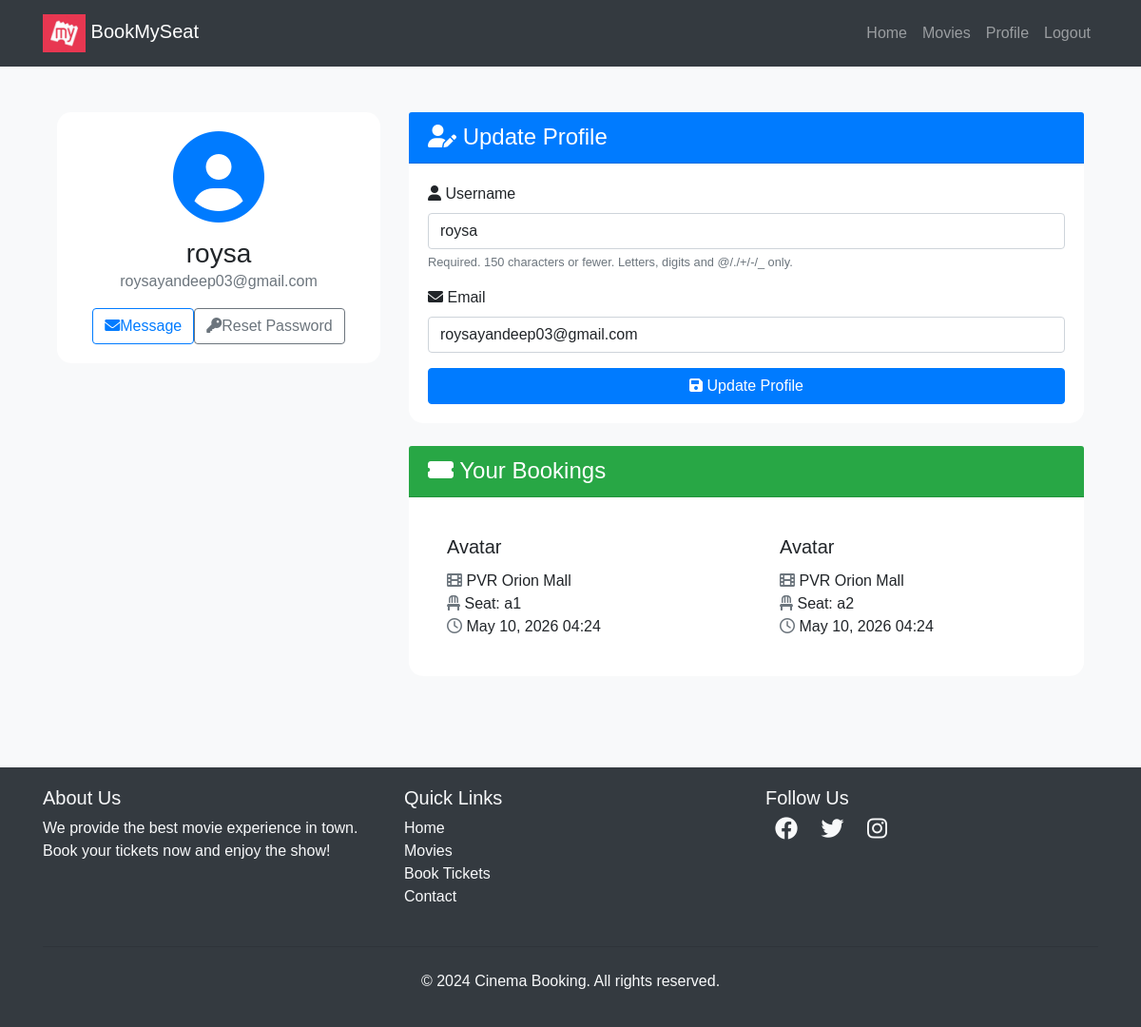
The page /users/profile/ (signed in) on the database its author committed.
### bookmyseat/movies/models.py (models this page shows, shortened)
class Booking(models.Model):
    user=models.ForeignKey(User,on_delete=models.CASCADE)
    seat=models.OneToOneField(Seat,on_delete=models.CASCADE)
    movie=models.ForeignKey(Movie,on_delete=models.CASCADE)
    theater=models.ForeignKey(Theater,on_delete=models.CASCADE)
    booked_at=models.DateTimeField(auto_now_add=True)

class Movie(models.Model):
    name= models.CharField(max_length=255)
    image= models.ImageField(upload_to="movies/")
    rating = models.DecimalField(max_digits=3,decimal_places=1)
    cast= models.TextField()
    description= models.TextField(blank=True,null=True) # optional

class Theater(models.Model):
    name = models.CharField(max_length=255)
    movie = models.ForeignKey(Movie,on_delete=models.CASCADE,related_name='theaters')
    time= models.DateTimeField()

class Seat(models.Model):
    theater = models.ForeignKey(Theater,on_delete=models.CASCADE,related_name='seats')
    seat_number = models.CharField(max_length=10)
    is_booked=models.BooleanField(default=False)

### bookmyseat/users/views.py (the view)
# urls.py: path('profile/', profile, name='profile'),
@login_required
def profile(request):
    bookings= Booking.objects.filter(user=request.user)
    if request.method == 'POST':
        u_form = UserUpdateForm(request.POST, instance=request.user)
        if u_form.is_valid():
            u_form.save()
            return redirect('profile')
    else:
        u_form = UserUpdateForm(instance=request.user)
    return render(request, 'users/profile.html', {'u_form': u_form,'bookings':bookings})

### bookmyseat/users/forms.py
class UserUpdateForm(forms.ModelForm):
    email = forms.EmailField()
    class Meta:
        model = User
        fields = ['username', 'email']

### bookmyseat/templates/users/profile.html (shortened to what this page needs)
{% extends "users/basic.html" %} {% block content %}
<div class="container py-5">
  <div class="row">
    <div class="col-lg-4 mb-4">
      <div class="card shadow">
        <div class="card-body text-center">
          <div class="mb-3">
            <i class="fas fa-user-circle fa-6x text-primary"></i>
          </div>
          <h3 class="card-title mb-0">{{ user.username }}</h3>
          <p class="text-muted mb-3">{{ user.email }}</p>
          <div class="d-flex justify-content-center">
            <a href="#" class="btn btn-outline-primary me-2"><i class="fas fa-envelope me-2"></i>Message</a>
            <a href="{% url 'password_reset' %}" class="btn btn-outline-secondary"><i class="fas fa-key me-2"></i>Reset Password</a>
          </div>
        </div>
      </div>
    </div>
    <div class="col-lg-8">
      <div class="card shadow mb-4">
        <div class="card-header bg-primary text-white">
          <h4 class="mb-0"><i class="fas fa-user-edit me-2"></i> Update Profile</h4>
        </div>
        <div class="card-body">
          <form method="POST">
            {% for field in u_form %}
              <div class="mb-3">
                <label for="{{ field.id_for_label }}" class="form-label">
                  <i class="fas fa-{% if field.name == 'username' %}user{% elif field.name == 'email' %}envelope{% else %}info-circle{% endif %} me-2"></i>
                  {{ field.label }}
                </label>
                {{ field }}
                {% if field.help_text %}
                  <small class="form-text text-muted">{{ field.help_text }}</small>
                {% endif %}
              </div>
            {% endfor %}
            <button class="btn btn-primary w-100" type="submit"><i class="fas fa-save me-2"></i> Update Profile</button>
          </form>
        </div>
      </div>
      <div class="card shadow">
        <div class="card-header bg-success text-white">
          <h4 class="mb-0"><i class="fas fa-ticket-alt me-2"> </i> Your Bookings</h4>
        </div>
        <div class="card-body">
          {% if bookings %}
            <div class="row row-cols-1 row-cols-md-2 g-4">
              {% for booking in bookings %}
                <div class="col">
                  <div class="card h-100 border-0 shadow-sm">
                    <div class="card-body">
                      <h5 class="card-title">{{ booking.movie.name }}</h5>
                      <p class="card-text">
                        <i class="fas fa-film me-2 text-muted"> </i>  {{ booking.theater.name }}<br>
                        <i class="fas fa-chair me-2 text-muted"> </i>  Seat: {{ booking.seat.seat_number }}<br>
                        <i class="far fa-clock me-2 text-muted"> </i>  {{ booking.booked_at|date:"F d, Y H:i" }}
                      </p>
                    </div>
                  </div>
                </div>
              {% endfor %}
            </div>
          {% else %}
            <div class="text-center py-5">
              <i class="fas fa-ticket-alt fa-4x text-muted mb-3"></i>
              <p class="lead mb-0">No bookings yet. Time to plan your next movie night!</p>
            </div>
          {% endif %}
        </div>
      </div>
    </div>
  </div>
</div>
<link rel="stylesheet" href="https://cdnjs.cloudflare.com/ajax/libs/font-awesome/6.0.0-beta3/css/all.min.css">
{% endblock %}

### bookmyseat/templates/users/basic.html (shortened to what this page needs)
<!DOCTYPE html>
<html lang="en">
  <head>
    <link
      href="https://cdn.jsdelivr.net/npm/bootstrap-icons/font/bootstrap-icons.css"
      rel="stylesheet"
    />
    <link
      rel="stylesheet"
      href="https://maxcdn.bootstrapcdn.com/bootstrap/4.0.0/css/bootstrap.min.css"
    />
    <link
      rel="stylesheet"
      href="https://cdnjs.cloudflare.com/ajax/libs/font-awesome/5.15.3/css/all.min.css"
    />
  </head>
  <body>
    <nav class="navbar navbar-expand-lg navbar-dark bg-dark">
      <div class="container">
        <a class="navbar-brand" href="/"
          ><img
            alt="logo"
            height="40"
            width="45"
          />
          BookMySeat</a
        >
        <div class="collapse navbar-collapse" id="navbarNav">
          <ul class="navbar-nav ml-auto">
            {% if user.is_authenticated %}
            <li class="nav-item">
              <a class="nav-link" href="/">Home</a>
            </li>
            <li class="nav-item">
              <a class="nav-link" href="/movies">Movies</a>
            </li>
            <li class="nav-item">
              <a class="nav-link" href="{% url 'profile' %}">Profile</a>
            </li>
            <li class="nav-item">
              <form method="Post" action="{% url 'logout' %}">
                <button
                  type="submit"
                  class="nav-link"
                  style="border: none; background: none"
                >
                  Logout
                </button>
              </form>
            </li>
            {% endif %}
          </ul>
        </div>
      </div>
    </nav>
    <div class="container">{% block content %} {% endblock %}</div>
    <footer class="footer mt-5">
      <div class="container">
        <div class="row">
          <div class="col-md-4 mb-4 mb-md-0">
            <h5>About Us</h5>
            <p>
              We provide the best movie experience in town. Book your tickets
              now and enjoy the show!
            </p>
          </div>
          <div class="col-md-4 mb-4 mb-md-0">
            <h5>Quick Links</h5>
            <ul class="list-unstyled">
              <li><a href="#">Home</a></li>
              <li><a href="#">Movies</a></li>
              <li><a href="#">Book Tickets</a></li>
              <li><a href="#">Contact</a></li>
            </ul>
          </div>
          <div class="col-md-4">
            <h5>Follow Us</h5>
            <div class="social-icons">
              <a href="#"><i class="fab fa-facebook"></i></a>
              <a href="#"><i class="fab fa-twitter"></i></a>
              <a href="#"><i class="fab fa-instagram"></i></a>
            </div>
          </div>
        </div>
        <hr class="mt-4 mb-4" />
        <div class="text-center">
          <p>&copy; 2024 Cinema Booking. All rights reserved.</p>
        </div>
      </div>
    </footer>
  </body>
</html>

### bookmyseat/templates/users/basic.html (style rules this page uses)
body { font-family: Arial, sans-serif; }
.navbar { background-color: #fff; padding: 10px 20px; }
.navbar-brand img { height: 40px; }
.navbar-nav .nav-link { color: #000; }
.footer { background-color: #343a40; color: #f8f9fa; padding: 20px 0; }
.footer a { color: #f8f9fa; text-decoration: none; }
.footer .social-icons i { font-size: 24px; margin: 0 10px; transition: color 0.3s; }

### bookmyseat/templates/users/profile.html (style rules this page uses)
body { background-color: #f8f9fa; }
.card { border-radius: 15px; border: none; transition: transform 0.3s ease-in-out; }
.card-header { border-top-left-radius: 15px; border-top-right-radius: 15px; }
form input, form select, form textarea { display: block; width: 100%; padding: 0.375rem 0.75rem; font-size: 1rem; font-weight: 400; line-height: 1.5; color: #212529; background-color: #fff; background-clip: padding-box; border: 1px solid #ced4da; border-radius: 0.25rem; transition: border-color 0.15s ease-in-out, box-shadow 0.15s ease-in-out; }

### rows shown on the page
Booking: movie.name "Avatar", theater.name "PVR Orion Mall", seat.seat_number "a1", booked_at "May 10, 2026 04:24"
Booking: movie.name "Avatar", theater.name "PVR Orion Mall", seat.seat_number "a2", booked_at "May 10, 2026 04:24"

### other values the page prints
{{ user.username }} "roysa"
{{ user.email }} "roysayandeep03@gmail.com"
{{ field.label }} "Username" "Email"
{{ field.help_text }} "Required. 150 characters or fewer. Letters, digits and @/./+/-/_ only."
